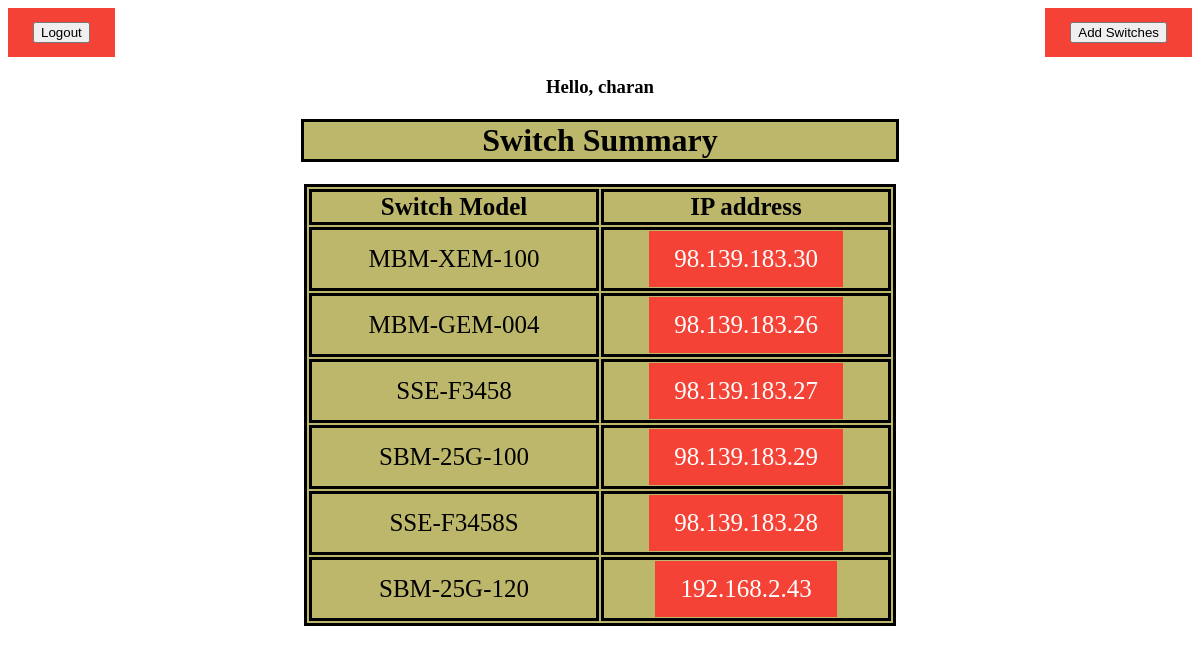
/main (signed in), run on the app's committed database.
### switch/models.py (models this page shows)
class switch_details(models.Model):
	switch_model=models.CharField(max_length=100)
	switch_ip=models.CharField(max_length=100)
	netmask=models.CharField(max_length=100)
	gateway=models.CharField(max_length=100)
	mac_address=models.CharField(max_length=100)

### switch/views.py (the view)
# urls.py: path('main',views.main, name="main"),
@login_required(login_url="login")
def main(request):
	list=switch_details.objects.all()
	return render(request,'main.html',{'list':list})

### switch/templates/main.html (shortened to what this page needs)
<!DOCTYPE html>
<html>
<head>
</head>
<body >
{% if user.is_authenticated %}
<a href="{% url 'logout' %}"><input type="button" value="Logout"></input></a>
{% endif %}
<div class="s">
<a href="{% url 'addswitch' %}"><input type="button" value="Add Switches" ></input></a>
</div>
<center>
<h3>Hello, {{user.first_name}}</h3>
<h1 align="center">Switch Summary</h1></center>
<table style="width:50%"  align="center">
  <tr>
    <th align="center">Switch Model</th>
    <th align="center">IP address</th>
  </tr>
{% for val in list %}
  <tr>
    <td align="center">{{val.switch_model}}</td>
    <td align="center"><a href="displaybyIP?var={{val.switch_ip}}">{{val.switch_ip}}</a></td>
  </tr>
{% endfor %}
</table><br>
</body>
</html>

### switch/templates/main.html (style rules this page uses)
table, th, td { border: 3px solid black; width:50%; font-size: 125%; background-color:#BDB76B; }
h1 { color:Black; background-color:#BDB76B; width:50%; border: 3px solid black; }
a:link, a:visited { background-color: #f44336; color: white; padding: 14px 25px; text-align: center; text-decoration: none; display: inline-block; }
div.s { float: right; }

### data on the page
switch_details: switch_model "MBM-XEM-100", switch_ip "98.139.183.30"
switch_details: switch_model "MBM-GEM-004", switch_ip "98.139.183.26"
switch_details: switch_model "SSE-F3458", switch_ip "98.139.183.27"
switch_details: switch_model "SBM-25G-100", switch_ip "98.139.183.29"
switch_details: switch_model "SSE-F3458S", switch_ip "98.139.183.28"
switch_details: switch_model "SBM-25G-120", switch_ip "192.168.2.43"

### other printed values
{{ user.first_name }} "charan"
